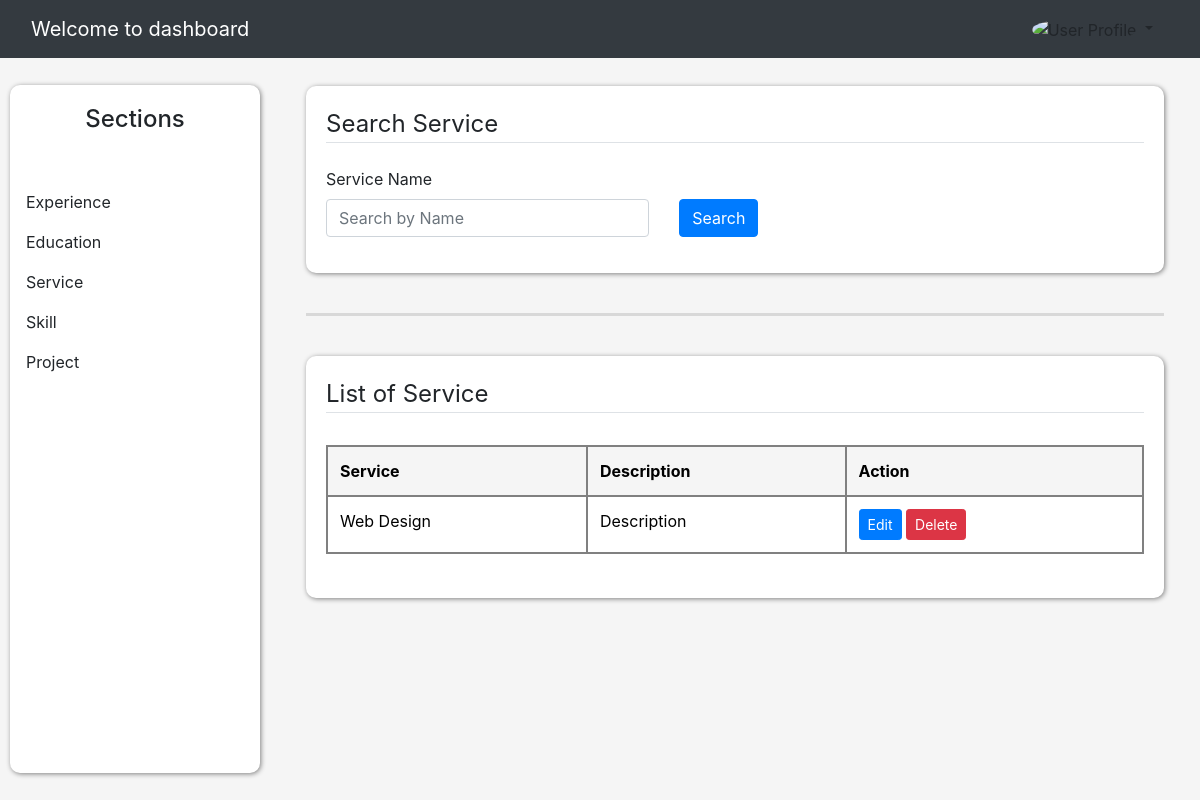
The app's page /dashboard/list_services (signed in), older data.
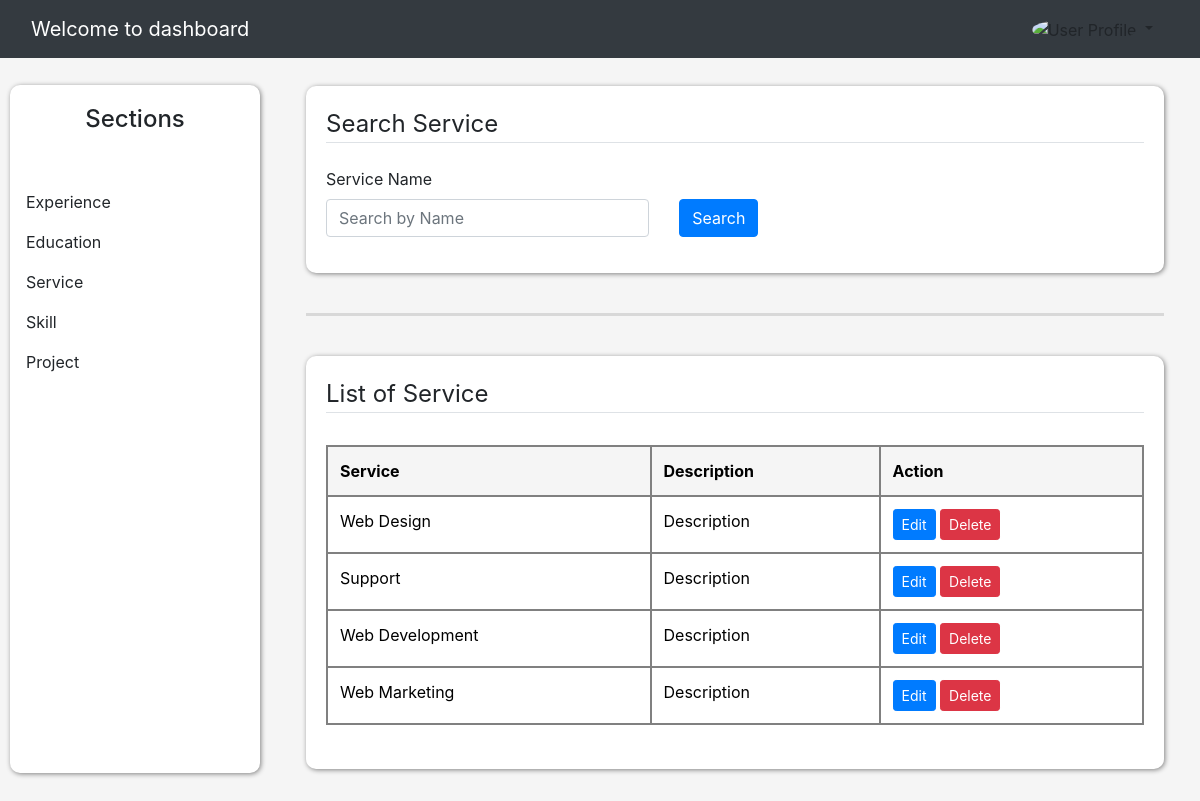
The same page, newer data.
### website/models.py (models this page shows, shortened)
class Service(db.Model):
    id = db.Column(db.Integer, primary_key=True)
    picture = db.Column(db.String(20))
    title = db.Column(db.String(50), nullable=False)
    description = db.Column(db.Text, nullable=False)
    user_id = db.Column(db.Integer, db.ForeignKey('user.id'), nullable=False)
    date_posted = db.Column(db.DateTime, nullable=False, default=datetime.utcnow)

### website/route_sections/service.py (the view)
@app.route('/dashboard/list_services', methods=['GET'])
@login_required
def service():
    user_id = current_user.id
    title = request.args.get('title', '')
    query = Service.query.filter_by(user_id=user_id)
    if title:
        query = query.filter(Service.title.ilike(f'%{title}%'))
    services = query.all()
    return render_template('admin/Services/list_services.html', services=services)

### website/models.py (called while the page is built)
@login_manager.user_loader
def load_user(user_id):
    return User.query.get(int(user_id))

### website/templates/admin/Services/list_services.html (shortened to what this page needs)
{% extends "admin/Experiences/experience.html" %}
{% block content %}
<div class="cl-crud">
    <legend class="border-bottom mb-4">Search Service</legend>
    <form method="GET" action="{{ url_for('service') }}" class="mb-3 mt-4">
        <div class="row align-items-end">
            <div class="col-md-5">
                <label class="form-control-label" >Service Name</label>
                <input type="text" name="title" class="form-control" placeholder="Search by Name" value="{{ request.args.get('title', '') }}">
            </div>
            <div class="col-md-1 d-grid">
                <button type="submit" class="btn btn-primary">Search</button>
            </div>
        </div>
    </form>
</div>
<br>
<hr>
<br>
<div class="list-section">
    <legend class="border-bottom">List of Service</legend>
    <p-card class="m-1 mt-1 mb-1">
        <table class="table table-bordered">
            <thead>
                <tr>
                    <th scope="col">Service</th>
                    <th scope="col">Description</th>
                    <th scope="col">Action</th>
                </tr>
            </thead>
            <tbody>
                {% if services %}
                    {% for service in services %}
                    <tr>
                        <td>{{ service.title }}</td>
                        <td>{{ service.description }}</td>
                        <td>
                            <a href="{{ url_for('update_service', service_id=service.id) }}" class="btn btn-sm btn-primary cl-edit">
                                <span>Edit</span>
                            </a>
                            <a href="{{ url_for('delete_service', service_id=service.id) }}" class="btn btn-sm btn-danger cl-delete" onclick="return confirm('Are you sure you want to delete this item?');">
                                <span>Delete</span>
                            </a>
                        </td>
                    </tr>
                    {% endfor %}
                {% else %}
                    <tr>
                        <td colspan="6" class="text-center">Result not found</td>
                    </tr>
                {% endif %}
            </tbody>
        </table>
    </p-card>
</div>
{% endblock content %}

### website/templates/admin/Experiences/experience.html (shortened to what this page needs)
{% extends "admin/dashboard.html"%}
{% block resume %}
<div class="cl-resume mt-5">
    <div class="sidebar">
        <h4 class="text-center">Sections</h4>
        <ul class="list-unstyled mt-5">
            <li class="nav-item">
                <a class="nav-link active" href="#experienceDropdown" data-bs-toggle="collapse" aria-expanded="false" aria-controls="experienceDropdown">Experience</a>
            </li>
            <li class="nav-item">
                <a class="nav-link active" href="#educationDropdown" data-bs-toggle="collapse" aria-expanded="false" aria-controls="educationDropdown">Education</a>
            </li>
            <li class="nav-item">
                <a class="nav-link active" href="#serviceDropdown" data-bs-toggle="collapse" aria-expanded="false" aria-controls="serviceDropdown">Service</a>
            </li>
            <li class="nav-item">
                <a class="nav-link active" href="#skillDropdown" data-bs-toggle="collapse" aria-expanded="false" aria-controls="skillDropdown">Skill</a>
            </li>
            <li class="nav-item">
                <a class="nav-link active" href="#projectDropdown" data-bs-toggle="collapse" aria-expanded="false" aria-controls="projectDropdown">Project</a>
            </li>
        </ul>
    </div>
    <div class="content">
        {% block content %}
        {% endblock content %}
    </div>
</div>
{% endblock resume %}

### website/templates/admin/dashboard.html (shortened to what this page needs)
<!doctype html>
<html lang="en">
<head>
    <link href="https://cdn.jsdelivr.net/npm/bootstrap@5.3.3/dist/css/bootstrap.min.css" rel="stylesheet">
    <link href="https://stackpath.bootstrapcdn.com/bootstrap/4.5.2/css/bootstrap.min.css" rel="stylesheet">
    <link href="https://getbootstrap.com/docs/5.3/assets/css/docs.css" rel="stylesheet">
    <link rel="stylesheet" href="{{ url_for('static', filename='css/dashboard.css') }}">
</head>
<body class="p-3 m-0 border-0  m-0 border-0">
<nav class="navbar navbar-dark bg-dark fixed-top">
    <div class="container-fluid">
        <a class="navbar-brand">Welcome to dashboard</a>
            <div class="nav-item dropdown">
                <a class="nav-link dropdown-toggle" href="#" id="userDropdown" role="button" data-bs-toggle="dropdown"
                   aria-expanded="false">
                    <img class="rounded-circle" src="https://images.unsplash.com/photo-1472099645785-5658abf4ff4e?ixlib=rb-1.2.1&ixid=eyJhcHBfaWQiOjEyMDd9&auto=format&fit=facearea&facepad=2&w=256&h=256&q=80" alt="User Profile" width="32" height="32">
                </a>
            </div>
    </div>
</nav>
{% block resume %}
{% endblock resume %}
</body>
</html>

### website/static/css/dashboard.css (style rules this page uses)
body { background: whitesmoke; }
.sidebar { height: 86vh; position: fixed; top: 85px; left: 10px; width: 250px; background-color: white; padding-top: 20px; border-radius: 10px; box-shadow: 1px 1px 5px gray; }
.content { margin-top: 50px; margin-left: 270px; padding: 20px; }
.list-section, .cl-crud { background: white; box-shadow: 1px 1px 5px gray; padding: 20px; border-radius: 10px; }
hr { margin-top: 1rem; margin-bottom: 1rem; border: 0; border-top: 3px solid gray; }
.table thead th { vertical-align: bottom; border-bottom: 2px solid gray; background: whitesmoke; }
.table-bordered td, .table-bordered th { border: 2px solid gray; }
.table-bordered { border: 2px solid gray; }
.table { width: 100%; margin-bottom: 0rem; color: #212529; }

Row changes from the older to the newer data that the page shows:
added Service: title "Support", description "Description"
added Service: title "Web Development", description "Description"
added Service: title "Web Marketing", description "Description"
